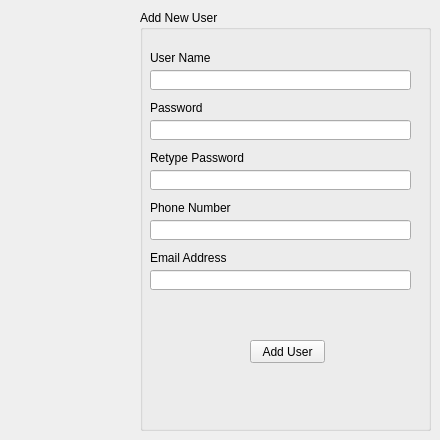
      <widget class="QWidget" name="tab_15">
       <attribute name="title">
        <string>User</string>
       </attribute>
       <widget class="QGroupBox" name="groupBox">
        <property name="geometry">
         <rect>
          <x>140</x>
          <y>10</y>
          <width>291</width>
          <height>421</height>
         </rect>
        </property>
        <property name="title">
         <string>Add New User</string>
        </property>
        <widget class="QLabel" name="label_12">
         <property name="geometry">
          <rect>
           <x>10</x>
           <y>40</y>
           <width>61</width>
           <height>16</height>
          </rect>
         </property>
         <property name="text">
          <string>User Name</string>
         </property>
        </widget>
        <widget class="QLabel" name="label_13">
         <property name="geometry">
          <rect>
           <x>10</x>
           <y>90</y>
           <width>61</width>
           <height>16</height>
          </rect>
         </property>
         <property name="text">
          <string>Password</string>
         </property>
        </widget>
        <widget class="QLabel" name="label_14">
         <property name="geometry">
          <rect>
           <x>10</x>
           <y>140</y>
           <width>101</width>
           <height>16</height>
          </rect>
         </property>
         <property name="text">
          <string>Retype Password</string>
         </property>
        </widget>
        <widget class="QLabel" name="label_15">
         <property name="geometry">
          <rect>
           <x>10</x>
           <y>190</y>
           <width>91</width>
           <height>16</height>
          </rect>
         </property>
         <property name="text">
          <string>Phone Number</string>
         </property>
        </widget>
        <widget class="QLineEdit" name="lineEdit_7">
         <property name="geometry">
          <rect>
           <x>10</x>
           <y>60</y>
           <width>261</width>
           <height>20</height>
          </rect>
         </property>
        </widget>
        <widget class="QLineEdit" name="lineEdit_8">
         <property name="geometry">
          <rect>
           <x>10</x>
           <y>110</y>
           <width>261</width>
           <height>20</height>
          </rect>
         </property>
         <property name="echoMode">
          <enum>QLineEdit::Password</enum>
         </property>
        </widget>
        <widget class="QLineEdit" name="lineEdit_9">
         <property name="geometry">
          <rect>
           <x>10</x>
           <y>160</y>
           <width>261</width>
           <height>20</height>
          </rect>
         </property>
         <property name="echoMode">
          <enum>QLineEdit::Password</enum>
         </property>
        </widget>
        <widget class="QLineEdit" name="lineEdit_10">
         <property name="geometry">
          <rect>
           <x>10</x>
           <y>210</y>
           <width>261</width>
           <height>20</height>
          </rect>
         </property>
        </widget>
        <widget class="QLineEdit" name="lineEdit_15">
         <property name="geometry">
          <rect>
           <x>10</x>
           <y>260</y>
           <width>261</width>
           <height>20</height>
          </rect>
         </property>
        </widget>
        <widget class="QLabel" name="label_20">
         <property name="geometry">
          <rect>
           <x>10</x>
           <y>240</y>
           <width>81</width>
           <height>16</height>
          </rect>
         </property>
         <property name="text">
          <string>Email Address</string>
         </property>
        </widget>
        <widget class="QPushButton" name="pushButton_11">
         <property name="geometry">
          <rect>
           <x>110</x>
           <y>330</y>
           <width>75</width>
           <height>23</height>
          </rect>
         </property>
         <property name="text">
          <string>Add User</string>
         </property>
        </widget>
        <widget class="QLabel" name="label_29">
         <property name="geometry">
          <rect>
           <x>10</x>
           <y>280</y>
           <width>261</width>
           <height>20</height>
          </rect>
         </property>
         <property name="text">
          <string/>
         </property>
        </widget>
       </widget>
      </widget>
